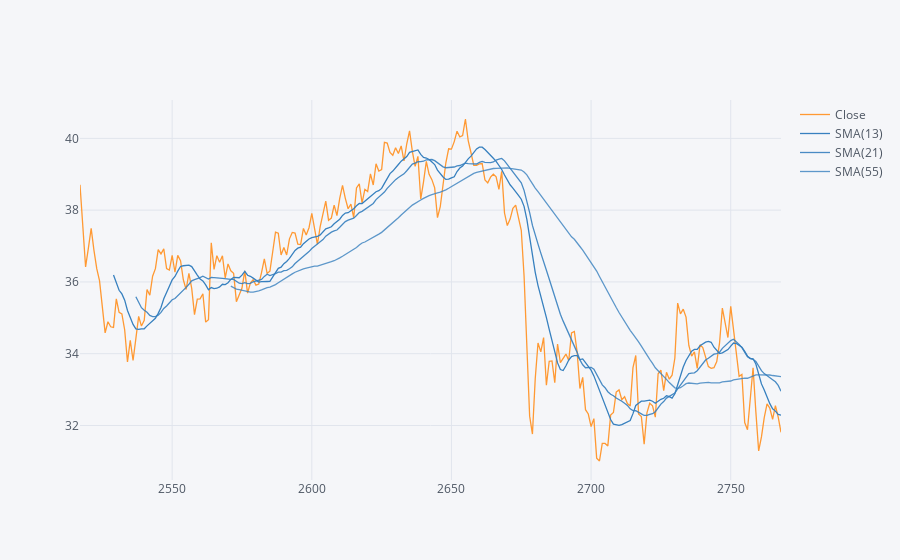

The notebook cell this image was saved under:
### Code cell
MS['Close'].iloc[start:end+1,].ta_plot(study='sma',periods=[13,21,55],title='Simple Moving Averages')

### Figure 1 — Plotly figure (JSON) as saved in the notebook; plotly's stock layout.template omitted (floating-point values rounded to 4 significant figures; data arrays with more than 128 entries replaced by an {"elided": "..."} marker saying what was removed)
{"data": [{"line": {"color": "rgba(255, 153, 51, 1.0)", "dash": "solid", "shape": "linear", "width": 1.3}, "mode": "lines", "name": "Close", "text": "", "type": "scatter", "x": {"elided": "252 int values"}, "y": {"elided": "252 float values"}}, {"line": {"color": "rgba(55, 128, 191, 1.0)", "dash": "solid", "shape": "linear", "width": 1.3}, "mode": "lines", "name": "SMA(13)", "text": "", "type": "scatter", "x": {"elided": "252 int values"}, "y": {"elided": "252 mixed values"}}, {"line": {"color": "rgba(55, 128, 191, 0.8999999999999999)", "dash": "solid", "shape": "linear", "width": 1.3}, "mode": "lines", "name": "SMA(21)", "text": "", "type": "scatter", "x": {"elided": "252 int values"}, "y": {"elided": "252 mixed values"}}, {"line": {"color": "rgba(55, 128, 191, 0.7999999999999998)", "dash": "solid", "shape": "linear", "width": 1.3}, "mode": "lines", "name": "SMA(55)", "text": "", "type": "scatter", "x": {"elided": "252 int values"}, "y": {"elided": "252 mixed values"}}], "layout": {"legend": {"bgcolor": "#F5F6F9", "font": {"color": "#4D5663"}}, "paper_bgcolor": "#F5F6F9", "plot_bgcolor": "#F5F6F9", "title": {"font": {"color": "#4D5663"}}, "xaxis": {"gridcolor": "#E1E5ED", "showgrid": true, "tickfont": {"color": "#4D5663"}, "title": {"font": {"color": "#4D5663"}, "text": ""}, "zerolinecolor": "#E1E5ED"}, "yaxis": {"gridcolor": "#E1E5ED", "showgrid": true, "tickfont": {"color": "#4D5663"}, "title": {"font": {"color": "#4D5663"}, "text": ""}, "zerolinecolor": "#E1E5ED"}}}
